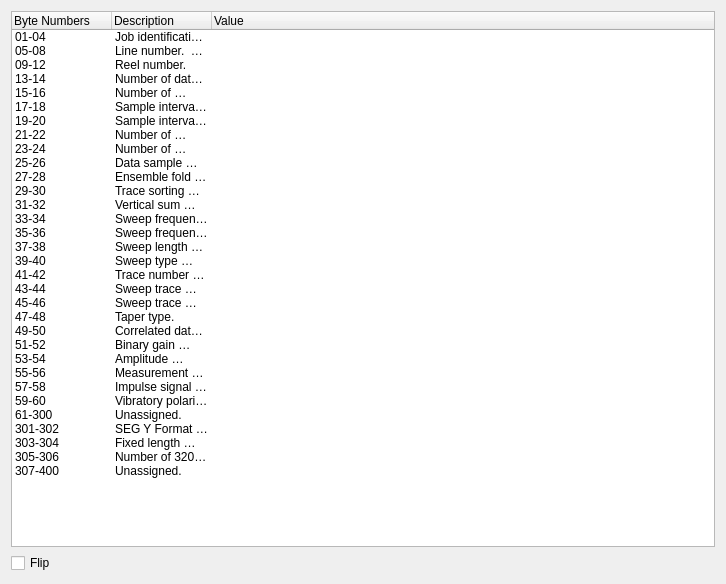
<?xml version="1.0" encoding="UTF-8"?>
<ui version="4.0">
 <class>UILineHeader</class>
 <widget class="QWidget" name="UILineHeader">
  <property name="geometry">
   <rect>
    <x>0</x>
    <y>0</y>
    <width>726</width>
    <height>584</height>
   </rect>
  </property>
  <property name="windowTitle">
   <string>Form</string>
  </property>
  <layout class="QGridLayout" name="gridLayout">
   <item row="1" column="0">
    <widget class="QCheckBox" name="m_ChkFlip">
     <property name="text">
      <string>Flip</string>
     </property>
    </widget>
   </item>
   <item row="0" column="0">
    <widget class="QTreeWidget" name="m_LineHeaderView">
     <property name="rootIsDecorated">
      <bool>false</bool>
     </property>
     <property name="wordWrap">
      <bool>true</bool>
     </property>
     <attribute name="headerCascadingSectionResizes">
      <bool>false</bool>
     </attribute>
     <attribute name="headerCascadingSectionResizes">
      <bool>false</bool>
     </attribute>
     <column>
      <property name="text">
       <string>Byte Numbers</string>
      </property>
     </column>
     <column>
      <property name="text">
       <string>Description</string>
      </property>
     </column>
     <column>
      <property name="text">
       <string>Value</string>
      </property>
     </column>
     <item>
      <property name="text">
       <string>01-04</string>
      </property>
      <property name="text">
       <string>Job identification number.</string>
      </property>
     </item>
     <item>
      <property name="text">
       <string>05-08</string>
      </property>
      <property name="text">
       <string>Line number.  For 3-D poststack data, this will typically contain the in-line number.</string>
      </property>
     </item>
     <item>
      <property name="text">
       <string>09-12</string>
      </property>
      <property name="text">
       <string>Reel number.</string>
      </property>
     </item>
     <item>
      <property name="text">
       <string>13-14</string>
      </property>
      <property name="text">
       <string>Number of data traces per ensemble.  Mandatory for prestack data.</string>
      </property>
     </item>
     <item>
      <property name="text">
       <string>15-16</string>
      </property>
      <property name="text">
       <string>Number of auxiliary traces per ensemble.  Mandatory for prestack data.</string>
      </property>
     </item>
     <item>
      <property name="text">
       <string>17-18</string>
      </property>
      <property name="text">
       <string>Sample interval in microseconds (µs).  Mandatory for all data types.</string>
      </property>
     </item>
     <item>
      <property name="text">
       <string>19-20</string>
      </property>
      <property name="text">
       <string>Sample interval in microseconds  (µs) of original field recording. </string>
      </property>
     </item>
     <item>
      <property name="text">
       <string>21-22</string>
      </property>
      <property name="text">
       <string>Number of samples per data trace.  Mandatory for all types of data.</string>
      </property>
     </item>
     <item>
      <property name="text">
       <string>23-24</string>
      </property>
      <property name="text">
       <string>Number of samples per data trace for original field recording.</string>
      </property>
     </item>
     <item>
      <property name="text">
       <string>25-26</string>
      </property>
      <property name="text">
       <string>Data sample format code.  Mandatory for all data.</string>
      </property>
     </item>
     <item>
      <property name="text">
       <string>27-28</string>
      </property>
      <property name="text">
       <string>Ensemble fold — The expected number of data traces per trace ensemble (e.g. the CMP fold).</string>
      </property>
     </item>
     <item>
      <property name="text">
       <string>29-30</string>
      </property>
      <property name="text">
       <string>Trace sorting code.</string>
      </property>
     </item>
     <item>
      <property name="text">
       <string>31-32</string>
      </property>
      <property name="text">
       <string>Vertical sum code.</string>
      </property>
     </item>
     <item>
      <property name="text">
       <string>33-34</string>
      </property>
      <property name="text">
       <string>Sweep frequency at start (Hz).</string>
      </property>
     </item>
     <item>
      <property name="text">
       <string>35-36</string>
      </property>
      <property name="text">
       <string>Sweep frequency at end (Hz).</string>
      </property>
     </item>
     <item>
      <property name="text">
       <string>37-38</string>
      </property>
      <property name="text">
       <string>Sweep length (ms).</string>
      </property>
     </item>
     <item>
      <property name="text">
       <string>39-40</string>
      </property>
      <property name="text">
       <string>Sweep type code.</string>
      </property>
     </item>
     <item>
      <property name="text">
       <string>41-42</string>
      </property>
      <property name="text">
       <string>Trace number of sweep channel.</string>
      </property>
     </item>
     <item>
      <property name="text">
       <string>43-44</string>
      </property>
      <property name="text">
       <string>Sweep trace taper length in milliseconds at start if tapered (the taper starts at zero time and is effective for this length).</string>
      </property>
     </item>
     <item>
      <property name="text">
       <string>45-46</string>
      </property>
      <property name="text">
       <string>Sweep trace taper length in milliseconds at end (the ending taper starts at sweep length minus the taper length at end).</string>
      </property>
     </item>
     <item>
      <property name="text">
       <string>47-48</string>
      </property>
      <property name="text">
       <string>Taper type.</string>
      </property>
     </item>
     <item>
      <property name="text">
       <string>49-50</string>
      </property>
      <property name="text">
       <string>Correlated data traces.</string>
      </property>
     </item>
     <item>
      <property name="text">
       <string>51-52</string>
      </property>
      <property name="text">
       <string>Binary gain recovered.</string>
      </property>
     </item>
     <item>
      <property name="text">
       <string>53-54</string>
      </property>
      <property name="text">
       <string>Amplitude recovery method.</string>
      </property>
     </item>
     <item>
      <property name="text">
       <string>55-56</string>
      </property>
      <property name="text">
       <string>Measurement system.</string>
      </property>
     </item>
     <item>
      <property name="text">
       <string>57-58</string>
      </property>
      <property name="text">
       <string>Impulse signal polarity.</string>
      </property>
     </item>
     <item>
      <property name="text">
       <string>59-60</string>
      </property>
      <property name="text">
       <string>Vibratory polarity code.</string>
      </property>
     </item>
     <item>
      <property name="text">
       <string>61-300</string>
      </property>
      <property name="text">
       <string>Unassigned.</string>
      </property>
     </item>
     <item>
      <property name="text">
       <string>301-302</string>
      </property>
      <property name="text">
       <string>SEG Y Format Revision Number. </string>
      </property>
     </item>
     <item>
      <property name="text">
       <string>303-304</string>
      </property>
      <property name="text">
       <string>Fixed length trace flag. </string>
      </property>
     </item>
     <item>
      <property name="text">
       <string>305-306</string>
      </property>
      <property name="text">
       <string>Number of 3200-byte, Extended Textual File Header records following the Binary Header. </string>
      </property>
     </item>
     <item>
      <property name="text">
       <string>307-400</string>
      </property>
      <property name="text">
       <string>Unassigned.</string>
      </property>
     </item>
    </widget>
   </item>
  </layout>
 </widget>
 <resources/>
 <connections/>
</ui>
